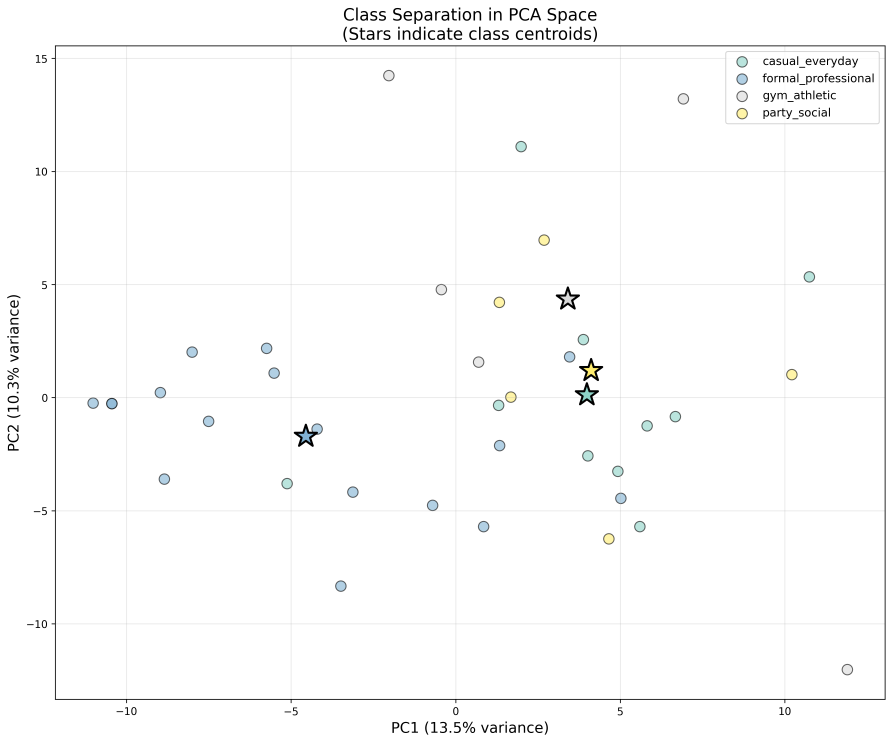
#> input picture pca_visualizations/pca_class_separation.png, 3569 x 2972 px (shown at 1/4 size); its folder holds only this picture in this run
$ python -i data_cleaning.py   (imports and definitions only)
#> lines starting #> are read from the running program, lines starting #| are printed output that depends on the picture
import os
import shutil
from pathlib import Path
from PIL import Image
import numpy as np
from collections import defaultdict
import random

# Configuration
RAW_DATA_DIR = "data/raw_data"
CLEAN_DATA_DIR = "data/clean_data"
CATEGORIES = ["formal_professional", "party_social", "gym_athletic", "casual_everyday"]
TRAIN_RATIO = 0.70
VAL_RATIO = 0.15
TEST_RATIO = 0.15
MIN_IMAGE_SIZE = 100
RANDOM_SEED = 42

# [2 lines not run here, left out]


# [21 lines left out: function is_valid_image, not called in this run]


def resize_and_save(src_path, dst_path, target_size=224, max_size=1024):
    """
    Resize image to appropriate size:
    - If too small: upscale to target_size
    - If too large: downscale to max_size
    - Always maintain aspect ratio
    """
#> called with dst_path = 'out.png', target_size = 224, max_size = 1024
    try:
        with Image.open(src_path) as img:
            # rgb
#> img is the input picture: PIL image 3569x2972 RGBA; mean R, G, B, A 251.5, 251.6, 251.6, 255
            if img.mode != 'RGB':
                img = img.convert('RGB')
#> img: PIL image 3569x2972 RGB

            width, height = img.size
#> width = 3569; height = 2972
            min_dim = min(width, height)
#> min_dim = 2972
            max_dim = max(width, height)
#> max_dim = 3569

            # check for re-size
            if min_dim < target_size:
                # upscale
                scale_factor = target_size / min_dim
                new_width = int(width * scale_factor)
                new_height = int(height * scale_factor)
                img = img.resize((new_width, new_height), Image.LANCZOS)
                print(f"Upscaled: {width}x{height} → {new_width}x{new_height}")
            elif max_dim > max_size:
                # downsclae
                scale_factor = max_size / max_dim
#> scale_factor = 0.287
                new_width = int(width * scale_factor)
#> new_width = 1024
                new_height = int(height * scale_factor)
#> new_height = 852
                img = img.resize((new_width, new_height), Image.LANCZOS)
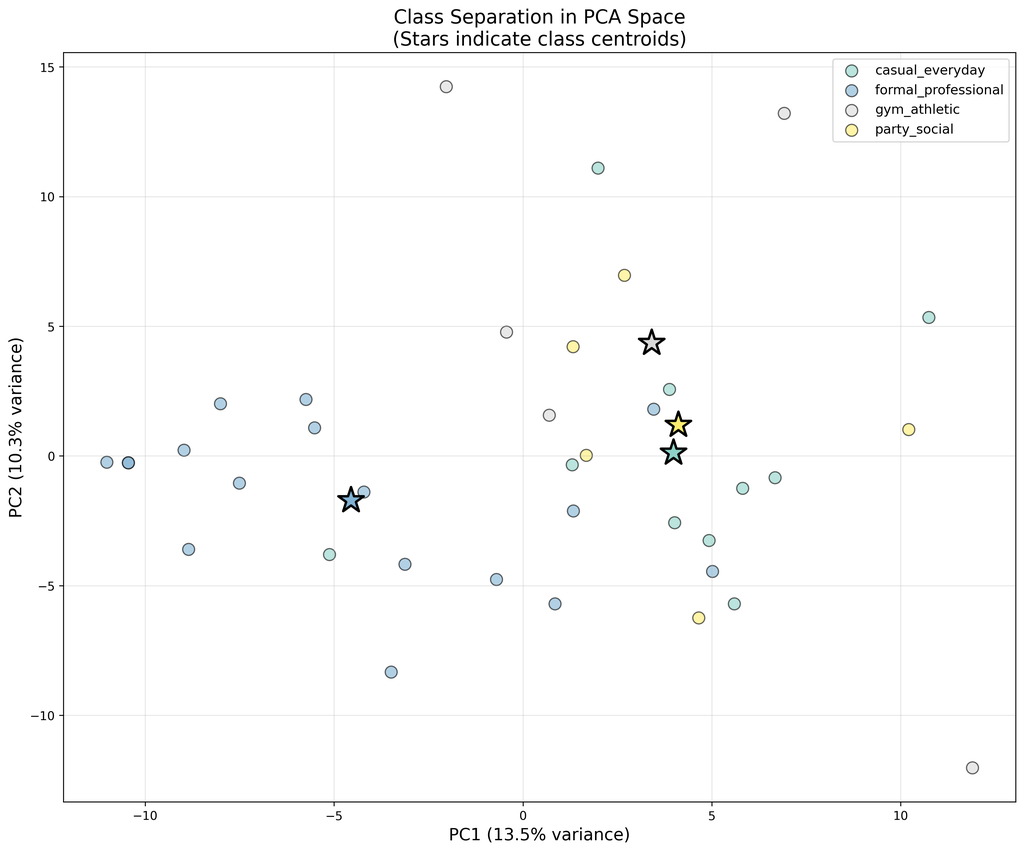
#> img: PIL image 1024x852 RGB; mean R, G, B 251.3, 251.4, 251.4
                print(f"Downscaled: {width}x{height} → {new_width}x{new_height}")
#| Downscaled: 3569x2972 → 1024x852

            img.save(dst_path, 'JPEG', quality=95)
            return True
    except Exception as e:
        print(f"Error processing {src_path}: {e}")
        return False


# [107 lines left out: functions split_data_random, clean_and_organize_data, not called in this run]


# [2 lines not run here, left out]

>>> result = resize_and_save('pca_visualizations/pca_class_separation.png', 'out.png')

$ run again, on pca_visualizations/pca_comparison_2d.png
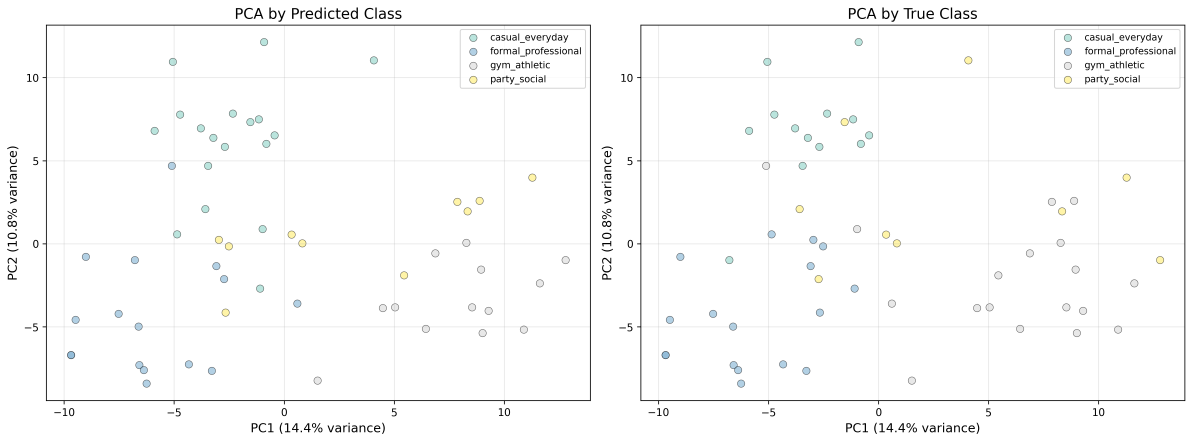
#> input picture pca_visualizations/pca_comparison_2d.png, 4768 x 1768 px (shown at 1/4 size)
#> in resize_and_save, img is the input picture: PIL image 4768x1768 RGBA; mean R, G, B, A 250.5, 250.7, 250.6, 255
#> in resize_and_save, `img = img.resize((new_width, new_height), Image.LANCZOS)`:
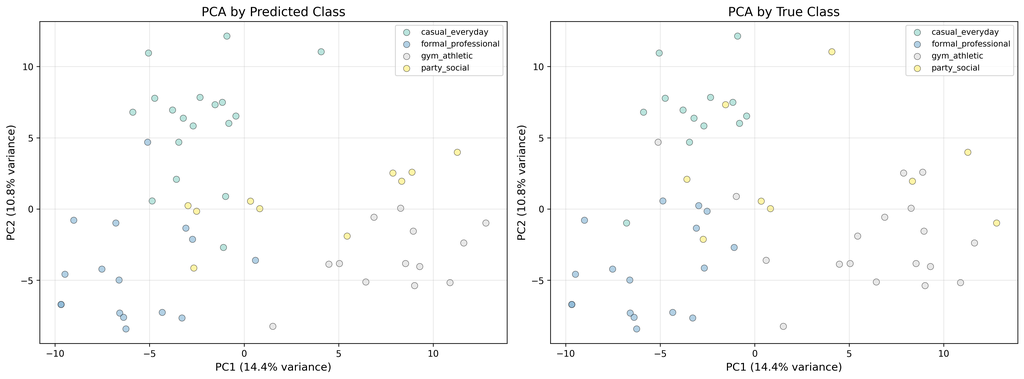
#> img: PIL image 1024x379 RGB; mean R, G, B 250.2, 250.3, 250.2
#| Downscaled: 4768x1768 → 1024x379

$ run again, on pca_visualizations/pca_predictions_3d.png
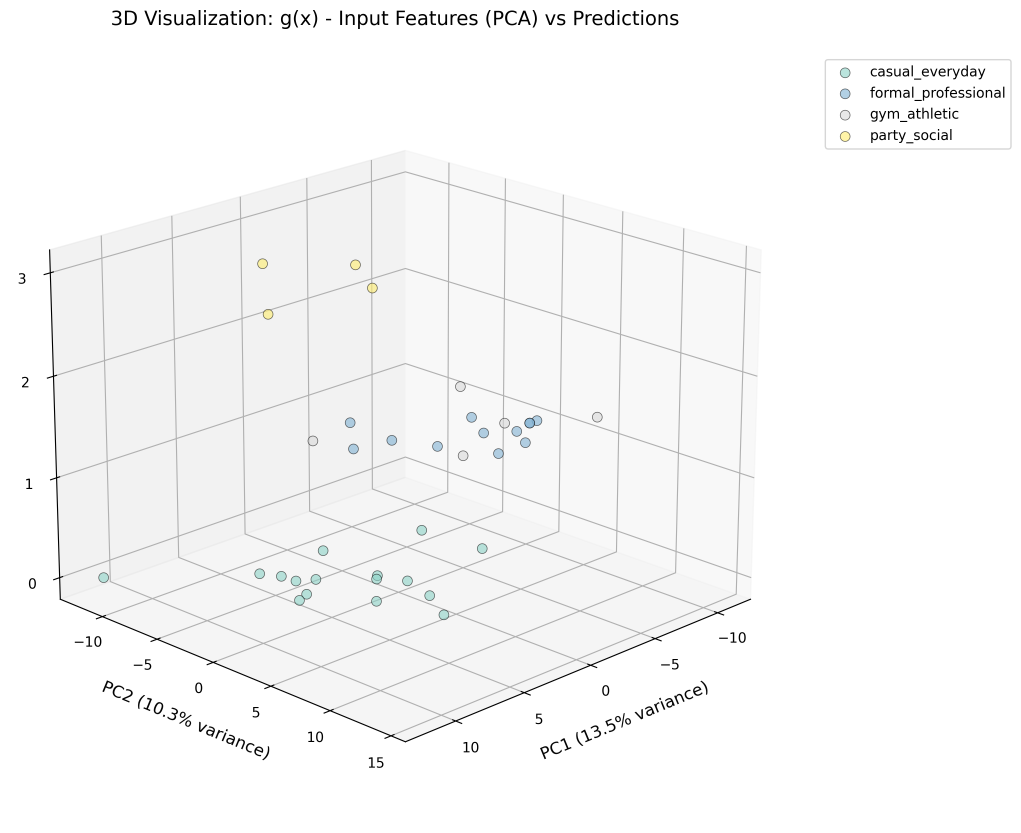
#> input picture pca_visualizations/pca_predictions_3d.png, 3063 x 2498 px (shown at 1/3 size)
#> in resize_and_save, img is the input picture: PIL image 3063x2498 RGBA; mean R, G, B, A 247.9, 248, 247.9, 255
#> in resize_and_save, `img = img.resize((new_width, new_height), Image.LANCZOS)`:
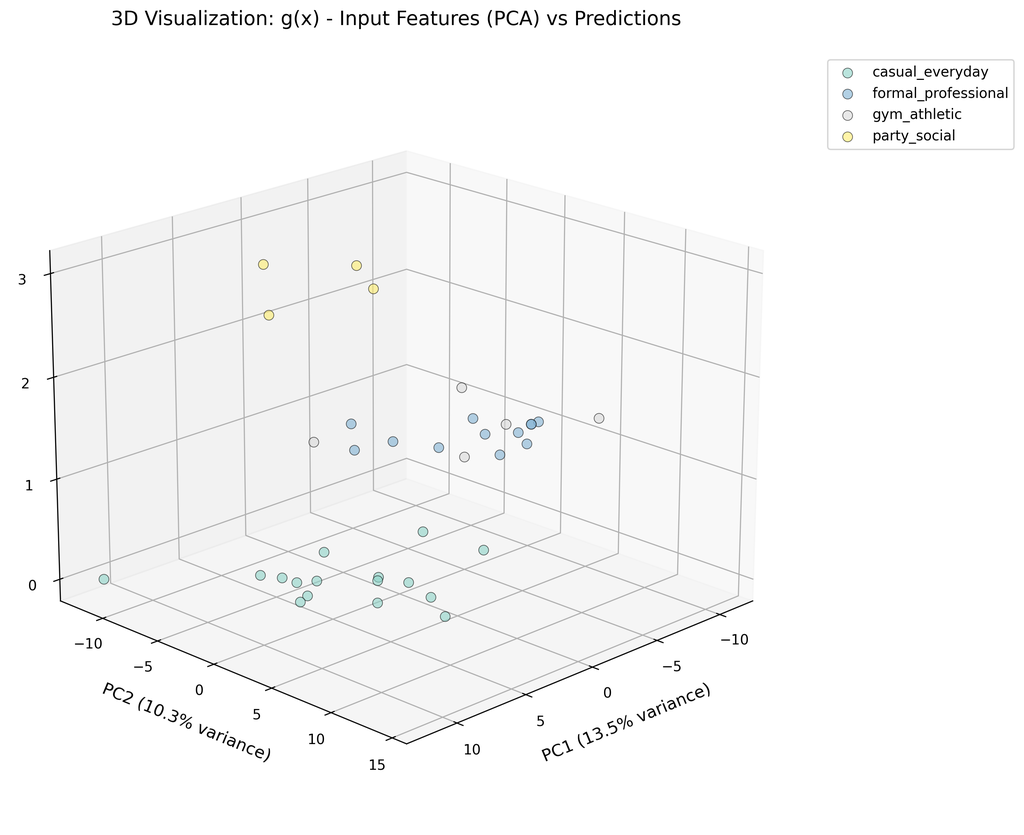
#> img: PIL image 1024x835 RGB; mean R, G, B 247.8, 247.9, 247.9
#| Downscaled: 3063x2498 → 1024x835
